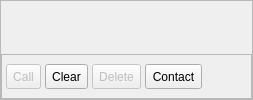
         <widget class="QWidget" name="PageCDR">
          <property name="sizePolicy">
           <sizepolicy hsizetype="Expanding" vsizetype="Expanding">
            <horstretch>0</horstretch>
            <verstretch>0</verstretch>
           </sizepolicy>
          </property>
          <layout class="QVBoxLayout">
           <property name="spacing">
            <number>0</number>
           </property>
           <property name="margin">
            <number>0</number>
           </property>
           <item>
            <widget class="QFrame" name="frame_page_log">
             <property name="frameShape">
              <enum>QFrame::StyledPanel</enum>
             </property>
             <property name="_" stdset="0">
              <string>QFrame#frame_page_log {
  border: 0px solid #717fa0;
  border-top: 0px solid #717fa0;
}
</string>
             </property>
             <layout class="QVBoxLayout">
              <property name="spacing">
               <number>0</number>
              </property>
              <property name="margin">
               <number>0</number>
              </property>
              <item>
               <widget class="QFrame" name="frame_2">
                <property name="sizePolicy">
                 <sizepolicy hsizetype="Expanding" vsizetype="Fixed">
                  <horstretch>0</horstretch>
                  <verstretch>0</verstretch>
                 </sizepolicy>
                </property>
                <property name="minimumSize">
                 <size>
                  <width>16</width>
                  <height>12</height>
                 </size>
                </property>
                <property name="maximumSize">
                 <size>
                  <width>16777215</width>
                  <height>12</height>
                 </size>
                </property>
                <property name="_" stdset="0">
                 <string>  border: 1px solid #717fa0;
  border-bottom: 0px;
  border-top: 0px;
</string>
                </property>
                <layout class="QHBoxLayout">
                 <property name="spacing">
                  <number>0</number>
                 </property>
                 <property name="margin">
                  <number>0</number>
                 </property>
                 <item>
                  <widget class="QLabel" name="label">
                   <property name="sizePolicy">
                    <sizepolicy hsizetype="Fixed" vsizetype="Fixed">
                     <horstretch>0</horstretch>
                     <verstretch>0</verstretch>
                    </sizepolicy>
                   </property>
                   <property name="minimumSize">
                    <size>
                     <width>60</width>
                     <height>8</height>
                    </size>
                   </property>
                   <property name="maximumSize">
                    <size>
                     <width>60</width>
                     <height>8</height>
                    </size>
                   </property>
                   <property name="_" stdset="0">
                    <string>border: 0px;
border-bottom: 1px solid #717fa0;
</string>
                   </property>
                  </widget>
                 </item>
                 <item>
                  <widget class="QLabel" name="label_3">
                   <property name="sizePolicy">
                    <sizepolicy hsizetype="Fixed" vsizetype="Fixed">
                     <horstretch>0</horstretch>
                     <verstretch>0</verstretch>
                    </sizepolicy>
                   </property>
                   <property name="minimumSize">
                    <size>
                     <width>18</width>
                     <height>8</height>
                    </size>
                   </property>
                   <property name="maximumSize">
                    <size>
                     <width>18</width>
                     <height>8</height>
                    </size>
                   </property>
                   <property name="text">
                    <string/>
                   </property>
                   <property name="pixmap">
                    <pixmap>pointer.png</pixmap>
                   </property>
                   <property name="_" stdset="0">
                    <string>border: 0px;</string>
                   </property>
                  </widget>
                 </item>
                 <item>
                  <widget class="QLabel" name="label_4">
                   <property name="sizePolicy">
                    <sizepolicy hsizetype="Expanding" vsizetype="Fixed">
                     <horstretch>0</horstretch>
                     <verstretch>0</verstretch>
                    </sizepolicy>
                   </property>
                   <property name="minimumSize">
                    <size>
                     <width>0</width>
                     <height>8</height>
                    </size>
                   </property>
                   <property name="maximumSize">
                    <size>
                     <width>16777215</width>
                     <height>8</height>
                    </size>
                   </property>
                   <property name="_" stdset="0">
                    <string>border: 0px;
border-bottom: 1px solid #717fa0;
</string>
                   </property>
                  </widget>
                 </item>
                </layout>
               </widget>
              </item>
              <item>
               <widget class="QFrame" name="frame_log">
                <property name="sizePolicy">
                 <sizepolicy hsizetype="Expanding" vsizetype="Expanding">
                  <horstretch>0</horstretch>
                  <verstretch>0</verstretch>
                 </sizepolicy>
                </property>
                <property name="_" stdset="0">
                 <string>QFrame#frame_log {
  border: 1px solid #717fa0;
  border-bottom: 0px solid #717fa0;
}
</string>
                </property>
                <property name="_yate_uiwidget" stdset="0">
                 <bool>true</bool>
                </property>
                <property name="_yate_uiwidget_name" stdset="0">
                 <string>log</string>
                </property>
                <property name="_yate_uiwidget_class" stdset="0">
                 <string>QtCustomTree</string>
                </property>
                <property name="_yate_uiwidget_params" stdset="0">
                 <stringlist>
                  <string>property:_yate_save_props=_yate_sorting,_yate_col_widths</string>
                  <string>property:tabKeyNavigation=false</string>
                  <string>property:sortingEnabled=true</string>
                  <string>property:allColumnsShowFocus=true</string>
                  <string>property:_yate_horizontalheader=true</string>
                  <string>property:_yate_notifyonenterpressed=true</string>
                  <string>property:_yate_notifyitemchanged=true</string>
                  <string>property:_yate_itemheight=0</string>
                  <string>property:_yate_sorting=time,false</string>
                  <string>property:_yate_itemheight=20</string>
                  <string>columns=Enabled,Party,Time,Duration</string>
                  <string>columns.check=enabled</string>
                  <string>columns.width=30</string>
                  <string>columns.resize=fixed</string>
                  <string>columns.allowemptytitle=enabled</string>
                  <string>griddraw_right_color=#e3e6e9</string>
                  <string>griddraw_bottom_color=#a9c2c2</string>
                 </stringlist>
                </property>
               </widget>
              </item>
              <item>
               <widget class="QFrame" name="frame_log_buttons">
                <property name="frameShape">
                 <enum>QFrame::StyledPanel</enum>
                </property>
                <property name="_" stdset="0">
                 <string>QFrame#frame_log_buttons {
  border: 1px solid #717fa0;
}
</string>
                </property>
                <layout class="QHBoxLayout">
                 <property name="spacing">
                  <number>4</number>
                 </property>
                 <property name="leftMargin">
                  <number>4</number>
                 </property>
                 <item>
                  <widget class="QToolButton" name="log_call">
                   <property name="enabled">
                    <bool>false</bool>
                   </property>
                   <property name="sizePolicy">
                    <sizepolicy hsizetype="Minimum" vsizetype="Fixed">
                     <horstretch>0</horstretch>
                     <verstretch>0</verstretch>
                    </sizepolicy>
                   </property>
                   <property name="minimumSize">
                    <size>
                     <width>0</width>
                     <height>25</height>
                    </size>
                   </property>
                   <property name="maximumSize">
                    <size>
                     <width>16777215</width>
                     <height>25</height>
                    </size>
                   </property>
                   <property name="toolTip">
                    <string>Call back this number</string>
                   </property>
                   <property name="text">
                    <string>Call</string>
                   </property>
                   <property name="icon">
                    <iconset>
                     <normaloff>call.png</normaloff>call.png</iconset>
                   </property>
                   <property name="toolButtonStyle">
                    <enum>Qt::ToolButtonTextBesideIcon</enum>
                   </property>
                   <property name="_yate_normal_icon" stdset="0">
                    <string>call.png</string>
                   </property>
                   <property name="_yate_pressed_icon" stdset="0">
                    <string>call_pressed.png</string>
                   </property>
                   <property name="_yate_hover_icon" stdset="0">
                    <string>call_hover.png</string>
                   </property>
                  </widget>
                 </item>
                 <item>
                  <widget class="QToolButton" name="log_clear">
                   <property name="sizePolicy">
                    <sizepolicy hsizetype="Minimum" vsizetype="Fixed">
                     <horstretch>0</horstretch>
                     <verstretch>0</verstretch>
                    </sizepolicy>
                   </property>
                   <property name="minimumSize">
                    <size>
                     <width>0</width>
                     <height>25</height>
                    </size>
                   </property>
                   <property name="maximumSize">
                    <size>
                     <width>16777215</width>
                     <height>25</height>
                    </size>
                   </property>
                   <property name="toolTip">
                    <string>Clear all calls log</string>
                   </property>
                   <property name="text">
                    <string>Clear</string>
                   </property>
                   <property name="icon">
                    <iconset>
                     <normaloff>clear.png</normaloff>clear.png</iconset>
                   </property>
                   <property name="toolButtonStyle">
                    <enum>Qt::ToolButtonTextBesideIcon</enum>
                   </property>
                   <property name="_yate_identity" stdset="0">
                    <string>clear:log:</string>
                   </property>
                   <property name="_yate_normal_icon" stdset="0">
                    <string>clear.png</string>
                   </property>
                   <property name="_yate_pressed_icon" stdset="0">
                    <string>clear_pressed.png</string>
                   </property>
                   <property name="_yate_hover_icon" stdset="0">
                    <string>clear_hover.png</string>
                   </property>
                  </widget>
                 </item>
                 <item>
                  <widget class="QToolButton" name="log_del">
                   <property name="enabled">
                    <bool>false</bool>
                   </property>
                   <property name="sizePolicy">
                    <sizepolicy hsizetype="Minimum" vsizetype="Fixed">
                     <horstretch>0</horstretch>
                     <verstretch>0</verstretch>
                    </sizepolicy>
                   </property>
                   <property name="minimumSize">
                    <size>
                     <width>0</width>
                     <height>25</height>
                    </size>
                   </property>
                   <property name="maximumSize">
                    <size>
                     <width>16777215</width>
                     <height>25</height>
                    </size>
                   </property>
                   <property name="toolTip">
                    <string>Delete the selected call log</string>
                   </property>
                   <property name="text">
                    <string>Delete</string>
                   </property>
                   <property name="icon">
                    <iconset>
                     <normaloff>delete.png</normaloff>delete.png</iconset>
                   </property>
                   <property name="toolButtonStyle">
                    <enum>Qt::ToolButtonTextBesideIcon</enum>
                   </property>
                   <property name="_yate_identity" stdset="0">
                    <string>deletecheckeditems:log:</string>
                   </property>
                   <property name="_yate_normal_icon" stdset="0">
                    <string>delete.png</string>
                   </property>
                   <property name="_yate_pressed_icon" stdset="0">
                    <string>delete_pressed.png</string>
                   </property>
                   <property name="_yate_hover_icon" stdset="0">
                    <string>delete_hover.png</string>
                   </property>
                  </widget>
                 </item>
                 <item>
                  <widget class="QToolButton" name="log_contact">
                   <property name="sizePolicy">
                    <sizepolicy hsizetype="Minimum" vsizetype="Fixed">
                     <horstretch>0</horstretch>
                     <verstretch>0</verstretch>
                    </sizepolicy>
                   </property>
                   <property name="minimumSize">
                    <size>
                     <width>0</width>
                     <height>25</height>
                    </size>
                   </property>
                   <property name="maximumSize">
                    <size>
                     <width>16777215</width>
                     <height>25</height>
                    </size>
                   </property>
                   <property name="toolTip">
                    <string>Turn this number into a contact</string>
                   </property>
                   <property name="text">
                    <string>Contact</string>
                   </property>
                   <property name="icon">
                    <iconset>
                     <normaloff>add.png</normaloff>add.png</iconset>
                   </property>
                   <property name="toolButtonStyle">
                    <enum>Qt::ToolButtonTextBesideIcon</enum>
                   </property>
                   <property name="_yate_normal_icon" stdset="0">
                    <string>add.png</string>
                   </property>
                   <property name="_yate_pressed_icon" stdset="0">
                    <string>add_pressed.png</string>
                   </property>
                   <property name="_yate_hover_icon" stdset="0">
                    <string>add_hover.png</string>
                   </property>
                  </widget>
                 </item>
                 <item>
                  <spacer>
                   <property name="orientation">
                    <enum>Qt::Horizontal</enum>
                   </property>
                   <property name="sizeHint" stdset="0">
                    <size>
                     <width>40</width>
                     <height>20</height>
                    </size>
                   </property>
                  </spacer>
                 </item>
                </layout>
               </widget>
              </item>
             </layout>
            </widget>
           </item>
          </layout>
         </widget>
